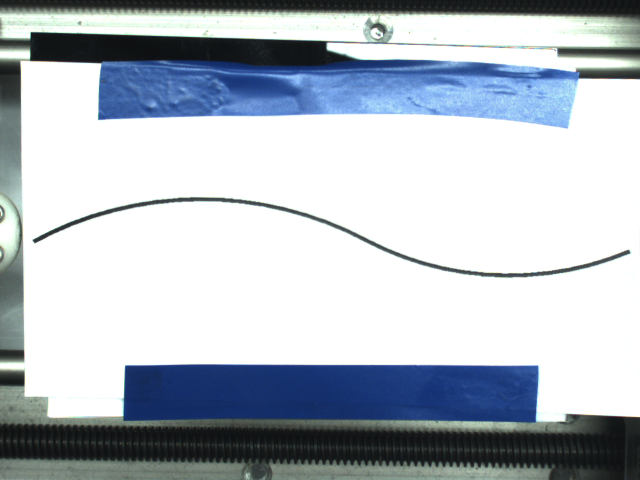
#> input picture data/Curvature_experiment_11-15-19/80mm_70mm.png, 1280 x 960 px, found by its file name (shown at 1/2 size)
$ python image_processing.py ../data/Curvature_experiment_11-15-19/80mm_70mm.png
#> lines starting #> are read from the running program, lines starting #| are printed output that depends on the picture; after the words box and inside, x2 and y2 are one past the last pixel; in counts of white or black regions, pixels touching at a corner belong together
### src/BSpline1D.py
'''
Created on Jan 2, 2020

@author: Dimitri Lezcano

@summary: Class in order to fit a B-Spline to data smoothly
'''
import numpy as np
import scipy.interpolate as interp
from scipy.integrate import quad
from warnings import warn


class BSpline1D():
    '''
    BSpline 1-D
    '''

    def __init__( self, x: np.ndarray, y: np.ndarray, k: int = 3, xb: float = None,
                  xe: float = None, w: np.ndarray = None ):
        '''
        Returns an interpolator that uses 0 knots and instead scales the values
        between 0 and 1
        '''
        self.__x = x
        self.__y = y
        self.__qmin = x.min()
        self.__qmax = x.max()
        self.__tck = interp.splrep( self._scale( x ), y,
                                  w = w, xb = xb, xe = xe, k = k, t = [0.25, .5, 0.75] )

    # __init__

#================= PROPERTIES =======================
    @property
    def qmin( self ):
        return self.__qmin

    # property getter: qmin

    # [9 lines left out: function qmin, not called in this run]

        # else

    # property setter: qmin

    @property
    def qmax( self ):
        return self.__qmax

    # property getter: qmax

    # [9 lines left out: function qmax, not called in this run]

        # else

    # property setter: qmin

    @property
    def tck( self ):
        return self.__tck

    # property getter: tck

    # [9 lines left out: function tck, not called in this run]

        # else

    # property setter: tck

    @property
    def x( self ):
        return self.__x

    # property getter: x

    # [9 lines left out: function x, not called in this run]

        # else

    # property setter: x

    @property
    def y( self ):
        return self.__y

    # property getter: y

    # [9 lines left out: function y, not called in this run]

        # else

    # property setter: x

#================= METHODS =======================

    def __call__( self, x , der: int = 0 ):
        """ Return the function's output for a specific derivative """

        return interp.splev( self._scale( x ), self.tck, der = der, ext = 0 )

    # __call__

    def _scale( self, data: np.ndarray ):
        """ Scale the input to 0 and 1 """
        if self.qmin == self.qmax:
            retval = np.ones( data.shape )

        # if

        else:
            retval = ( data - self.qmin ) / ( self.qmax - self.qmin )

        # else

        if np.any( retval > 1 ) or np.any( retval < 0 ):
            warn( f"Scaling data is out of the range of the bounding box: [{self.qmin},{self.qmax}]" )

        # if

        return retval

    # _scale

    # [4 lines left out: function arclength, not called in this run]

    # arclength

    def eval_unscale ( self, x: np.ndarray, der: int = 0 ):
        """Evaluated the spline without scaling """
        return interp.splev( x, self.tck, der = der, ext = 0 )

    # eval_unscale

    # [9 lines left out: function deriv_x, not called in this run]

    # deriv_x

    def integrate( self, a: float, b: float, der: int = 0 ):
        """ Not implemented """
        raise NotImplementedError( 'integrate is not impleemented' )

    # integrate

    # [12 lines left out: function unscale, not called in this run]

    # unscale

# BSpline1D

### src/image_processing.py
import cv2
import numpy as np
from skimage.morphology import skeletonize
import sys, os
from scipy.interpolate import splrep, splev, CubicSpline
from scipy.integrate import quad
from scipy.optimize import fsolve, leastsq, minimize, Bounds
from matplotlib.pyplot import draw
import matplotlib.pyplot as plt
import re
from BSpline1D import BSpline1D
# import scipy


def smooth_data ( Y, window, iterations = 1 ):
	retval = Y.copy()

	for k in range( iterations ):
		tmp = []
		for i in range( len( Y ) ):
			lidx = i - window
			uidx = i + window + 1
			if lidx < 0:
				lidx = 0

			if uidx > len( retval ):
				uidx = len( retval )

			tmp.append( np.mean( retval[lidx: uidx] ) )

		# for

		retval = np.array( tmp )

	# for

	return retval

# smooth_data


def load_image( filename ):
	img = cv2.imread( filename, cv2.IMREAD_COLOR )
	gray_image = cv2.cvtColor( img, cv2.COLOR_BGR2GRAY )

	return img, gray_image


# [11 lines left out: function set_ROI, not called in this run]

# set_ROI


def set_ROI_box( image, crop_area ):
	""" Sets a box around the region of interest and returns what is
		in the box

		crop = (top_leftX, top_leftY, bottom_rightX, bottom_rightY)
	"""
	tlx, tly, brx, bry = crop_area

	cropped_image = image[tly:bry, tlx:brx]

	return cropped_image

# set_ROI_box


# [162 lines left out: functions binary, saturate_img, gen_kernel, blackout_regions, canny_edge_detection, not called in this run]


def get_centerline( edge_image ):
	# [10 lines of commented-out code are left out]
	binary = np.copy( edge_image ) / 255
	skeleton = skeletonize( binary )
	skeleton = skeleton.astype( np.uint8 ) * 255

	return skeleton


def stitch( canny_img, binary_img ):
	binary_nonzero = np.argwhere( binary_img )  # find all nonzero indices

	# sort by x-coordinate
	binary_nonzero = sorted( binary_nonzero, key = lambda element: element[1] )
	binary_nonzero = np.asarray( binary_nonzero )  # convert back to numpy array

	canny_nonzero = np.argwhere( canny_img )  # find all nonzero indices
	canny_max_idx = np.argmax( canny_nonzero[:, 1] )  # find the index of rightmost point
	canny_max = canny_nonzero[canny_max_idx][1]  # find the index in original image

	stitch_img = np.copy( canny_img )
	# find where rightmost point stops in binary image
	binary_start = np.argwhere( binary_nonzero[:, 1] == canny_max )[0][0]

	# add binary_img points to stitch_img
	for b in range( binary_start, binary_nonzero.shape[0] ):
		coord = binary_nonzero[b]
		stitch_img[coord[0], coord[1]] = 255

	return stitch_img

# stitch


# [74 lines left out: functions find_param_along_poly, find_param_along_bspline, find_param_along_poly_con, find_param_along_spline, arclength, arclength_spline, not called in this run]

# arclength_spline


def xycenterline( centerline_img ):
	N_rows, N_cols = np.shape( centerline_img )

	x = np.arange( N_cols )  # x-coords
	y = N_rows * np.ones( N_cols )  # y-coords
	y = np.argmax( centerline_img, 0 )

	x = x[y[:len( x )] > 0]
	y = y[y > 0]

	return x, y[:len( x )]

# xycenterline


# [65 lines left out: functions find_active_areas, find_active_areas_bspline, fit_polynomial, not called in this run]

# fit_polynomial


def fit_spline( centerline_img ):
	N_rows, N_cols = np.shape( centerline_img )

	x = np.arange( N_cols )  # x-coords
	y = N_rows * np.ones( N_cols )  # y-coords
	y = np.argmax( centerline_img, 0 )

	x = x[y > 0]
	y = y[y > 0]

# 	spline = splrep( x, y  )
	spline = CubicSpline( x, y, bc_type = "natural" )

	return spline, x

# fit_spline


# [6 lines left out: function fit_Bspline, not called in this run]

# fit_Bspline


def fit_Bspline_img( centerline_img, deg ):
	""" Fits a BSpline to the centerline image """
	_, N_cols = np.shape( centerline_img )

	x = np.arange( N_cols - 10 )  # x-coords
# 	y = N_rows * np.ones( N_cols )  # y-coords
	y = np.argmax( centerline_img, 0 )

	x = x[y[:len( x )] > 0]
	y = y[y > 0]

	bspline = BSpline1D( x, y[:len( x )], k = deg )

	return bspline, x

# fit_Bspline_img


# [25 lines left out: functions find_curvature, find_spline_curvature, not called in this run]

# find_spline_curvature


def fit_circle_raw_curvature( y, x, x_int, width: float ):
	k = []
	for xi in x_int:
		idxs = np.abs( x - xi ) <= width
		x_window = x[idxs]
		y_window = y[idxs]

		xm = np.mean( x_window )
		ym = np.mean( y_window )

		calcdist = lambda xc, yc: np.sqrt( ( x_window - xc ) ** 2 + ( y_window - yc ) ** 2 )
		costfn = lambda c: np.abs( calcdist( *c ) - np.mean( calcdist( *c ) ) )

		c2, ier = leastsq( costfn , ( xm, ym ) )
		R = np.mean( calcdist( *c2 ) )
		if c2[1] - ym < 0:
			R *= -1

		k.append( 1 / R )

	# for

	return np.array( k )

# fit_circle_raw_curvature


# [204 lines left out: functions fit_integral_curvature, fit_integral_curvature_callable, fit_adaptive_circle_curvature, not called in this run]

	# for

# fit_adaptive_circle_curvature


def fit_circle_curvature( p, x, x_int, width: float , dx: float = -1 ):
	""" Function to find the curvature of a function by circle fitting

		@param p: the function (callable) of the curve

		@param x: the x values in the of the whole polynomial

		@param x_int: the x values that we are interested in

		@param width: the width of the fitting window

		@return: numpy array of curvatures for the associated 'x_ints'

	"""

	k = []
	for xi in x_int:
		if dx > 0:
			xlow = max( [xi - width, x.min()] )
			xhi = min( [xi + width, x.max()] )
			x_window = np.arange( xlow, xhi, dx )

		# if

		else:
			x_window = x[np.abs( x - xi ) <= width]

		# else

		y_window = p( x_window )

		xm = np.mean( x_window )
		ym = np.mean( y_window )

		calcdist = lambda xc, yc: np.sqrt( ( x_window - xc ) ** 2 + ( y_window - yc ) ** 2 )
		costfn = lambda c: np.abs( calcdist( *c ) - np.mean( calcdist( *c ) ) )

		c2, ier = leastsq( costfn , ( xm, ym ) )
		R = np.mean( calcdist( *c2 ) )
		if c2[1] - ym < 0:
			R *= -1

		k.append( 1 / R )

	# for

	return np.array( k )

# fit_circle_curvature


# [47 lines left out: function find_active_areas_poly, not called in this run]

# find_active_areas_poly


def plot_func_image( img, func, x , intf = plt ):
	y = func( x )
	tempfile = "../Output/temporary_img.png"
	result = cv2.imwrite( tempfile, img )

	if not result:
		raise OSError( "Image file was not written." )

	img = plt.imread( tempfile )
	os.remove( tempfile )

	intf.imshow( img , cmap = "gray" )
	intf.plot( x, y , 'm-' )
	# intf.title( "Plot of function on image" )
# 	plt.show()

# plot_func_image


# [20 lines left out: function plot_spline_image, not called in this run]
# 	plt.show()

# plot_spline_image


def main():

	filename = '80mm_70mm.png'
	directory = '../Test Images/Curvature_experiment_11-15-19/'
	pix_per_mm = 8.85
	crop_area = ( 84, 250, 1280, 715 )

	# params
	polfit = 3
	circle_curv_win = 35 * pix_per_mm
	smooth_window = 25

	# metadata processing
	pattern = r'([0-9]+)mm_([0-9]+)mm.png'
	result = re.search( pattern, filename )
	act_R1, act_R2 = result.groups()
	act_R1 = float( act_R1 )
	act_R2 = -float( act_R2 )

	# output stuff
	outdir = "../Output/Curvature Fitting/2 Circle Window Fitting/"
	base_name = "circwin_{}mm_{:.0f}mm_{:.0f}mm".format( circle_curv_win / pix_per_mm,
														 np.abs( act_R1 ), np.abs( act_R2 ) )
	outshape = outdir + base_name + '_shape.png'
	outcurv = outdir + base_name + '.png'

	x_ignore = ( 450, 800 )

	img, gray_image = load_image( directory + filename )
#> in load_image, img is the input picture: shape (960, 1280, 3); mean B, G, R 195.9, 187.5, 179.7
#> in load_image, `gray_image = cv2.cvtColor( img, cv2.COLOR_BGR2GRAY )`:
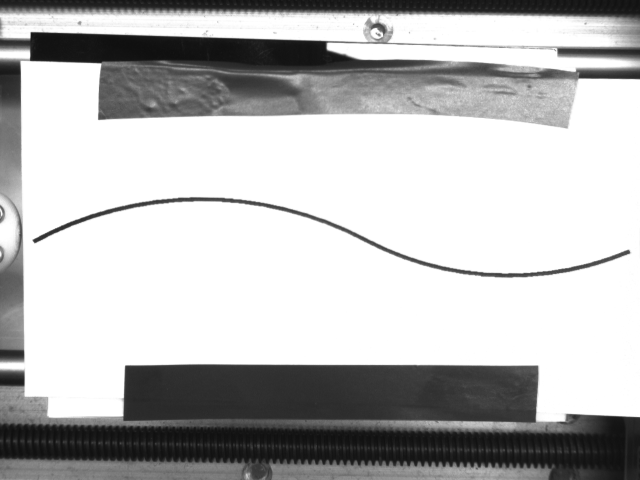
#> gray_image: shape (960, 1280) (shown at 1/2 size); min 13, max 255, mean 186.1

	crop_img = set_ROI_box( gray_image, crop_area )
#> in set_ROI_box, `cropped_image = image[tly:bry, tlx:brx]`:
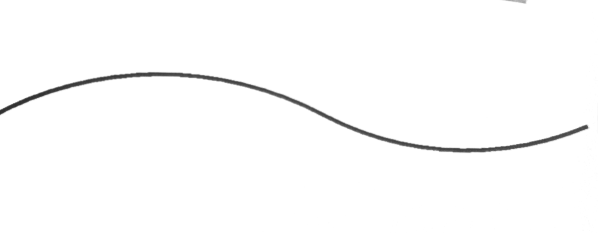
#> cropped_image: shape (465, 1196) (shown at 1/2 size); min 44, max 255, mean 251.8
# 	cv2.imshow( "Cropped Image", crop_img )

	binary_img = cv2.threshold( crop_img, 100, 255, cv2.THRESH_BINARY_INV )[1]
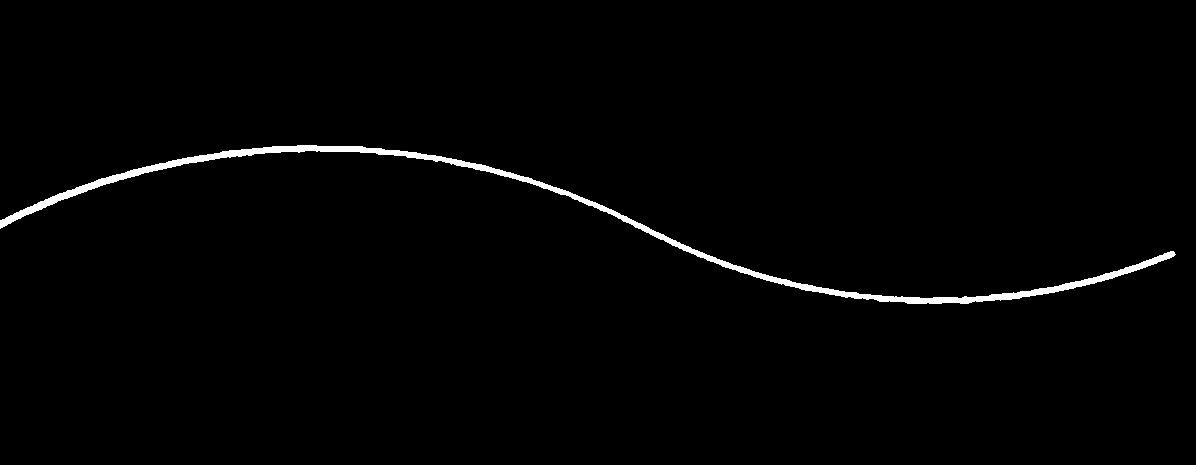
#> binary_img: shape (465, 1196); 1.3% white; 1 white region, box (x1, y1, x2, y2) and area: (0, 145, 1176, 304) 7327
# 	cv2.imshow( "Binarized Image", binary_img )

# 	canny_edges = canny_edge_detection( crop_img )
	skeleton = get_centerline( binary_img )
#> in get_centerline, `skeleton = skeletonize( binary )`:
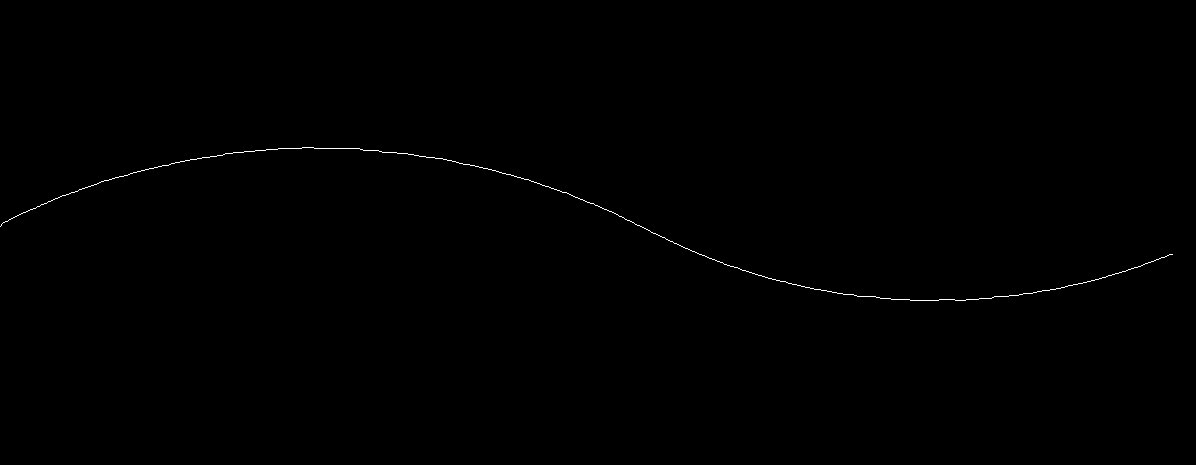
#> skeleton: shape (465, 1196) bool; 0.21% white in thin lines or dots, all inside (x1, y1, x2, y2) = (0, 147, 1173, 301)
# 	cv2.imshow( "Skeletonized image", skeleton )
# 	cv2.waitKey( 0 )

	stitch_img = stitch( skeleton, binary_img )
#> in stitch, `binary_nonzero = np.argwhere( binary_img )`: binary_nonzero = 7327 pairs, first value 145 to 303, second value 0 to 1175
#> in stitch, `canny_nonzero = np.argwhere( canny_img )`: canny_nonzero = 1174 pairs, first value 147 to 300, second value 0 to 1172
#> in stitch, `canny_max_idx = np.argmax( canny_nonzero[:, 1] )`: canny_max_idx = 706
#> in stitch, `canny_max = canny_nonzero[canny_max_idx][1]`: canny_max = 1172
#> in stitch, `binary_start = np.argwhere( binary_nonzero[:, 1] == canny_max )[0][0]`: binary_start = 7310
#> the loop in stitch, `for b in range( binary_start, binary_nonzero.shape[0] ):` made 17 passes
#> coord on passes 1 to 8: [251, 1172], [252, 1172], [253, 1172], [254, 1172], [255, 1172], [256, 1172], [251, 1173], [252, 1173]

	print( 'fitting the polynomial' )
# 	poly, x = fit_polynomial( skeleton, 15 )
	bspline, x = fit_Bspline_img( skeleton, polfit )
#> in fit_Bspline_img, `y = np.argmax( centerline_img, 0 )`: y = 1196 values, max 300 at index 910, min 0 at index 1173, mean 217.1
#> in fit_Bspline_img, `x = x[y[:len( x )] > 0]`: x = 1173 values from 0 to 1172
#> in fit_Bspline_img, `y = y[y > 0]`: y = 1173 values, max 300 at index 910, min 147 at index 302, mean 221.4
#> in _scale, `retval = ( data - self.qmin ) / ( self.qmax - self.qmin )`: retval = 1173 values from 0 to 1
#> x = 1173 values from 0 to 1172
	xc, yc = xycenterline( skeleton )
#> in xycenterline, `y = np.argmax( centerline_img, 0 )`: y = 1196 values, max 300 at index 910, min 0 at index 1173, mean 217.1
#> in xycenterline, `x = x[y[:len( x )] > 0]`: x = 1173 values from 0 to 1172
#> in xycenterline, `y = y[y > 0]`: y = 1173 values, max 300 at index 910, min 147 at index 302, mean 221.4
#> xc = 1173 values from 0 to 1172; yc has the same summary as y in xycenterline
	s, _ = fit_spline( skeleton )
#> in fit_spline, `y = np.argmax( centerline_img, 0 )`: y = 1196 values, max 300 at index 910, min 0 at index 1173, mean 217.1
#> in fit_spline, `x = x[y > 0]`: x = 1173 values from 0 to 1172
#> in fit_spline, `y = y[y > 0]`: y = 1173 values, max 300 at index 910, min 147 at index 302, mean 221.4

# [35 lines of commented-out code are left out]
	R_pcirc = fit_circle_curvature( bspline, x, x, circle_curv_win ) * pix_per_mm
#> the loop in fit_circle_curvature, `for xi in x_int:` made 1173 passes
#> (xm, ym, c2, ier, R) on passes 1 to 3: (154.5, 173, [347.3, 949.2], 1, 805.1), (155, 172.9, [346.9, 947.8], 1, 803.7), (155.5, 172.8, [346.5, 946.5], 1, 802.3)
#> after the loop in fit_circle_curvature, `for xi in x_int:`: k = 1173 values, max 0.0015 at index 221, min -0.00176 at index 1002, mean 6.1e-05
#> R_pcirc = 1173 values, max 0.0133 at index 221, min -0.0156 at index 1002, mean 0.00054
# 	R_scirc = 1 / fit_circle_curvature( s, x, x, circle_curv_win ) / pix_per_mm
	R_raw = fit_circle_raw_curvature( yc, xc, xc, circle_curv_win ) * pix_per_mm
#> the loop in fit_circle_raw_curvature, `for xi in x_int:` made 1173 passes
#> (xm, ym, ier, R) on passes 641 to 648: (640, 225.6, 1, -24819.2), (641, 225.9, 1, -20210.9), (642, 226.1, 1, -17055.5), (643, 226.4, 1, -14751.3), (644, 226.6, 1, -12997.4), (645, 226.9, 1, -11617.9), (646, 227.1, 1, -10528.1), (647, 227.4, 1, -9626)

	iterations = 1
	Rpc_mean = smooth_data( R_pcirc, smooth_window , iterations = iterations )
# 	Rp_mean = smooth_data ( R_poly, window , iterations = iterations )
# 	Rsc_mean = smooth_data( R_scirc, window , iterations = iterations )
	Rraw_mean = smooth_data ( R_raw, smooth_window, iterations = iterations )

	ax = plt.figure()
	plt.xlabel( "x (px)" )
	plt.ylabel( "Curvature (1/mm)" )

	plt.plot( x, R_pcirc , label = "Circle-bspline, no smooth" )
	plt.plot( x, Rpc_mean , label = "Circle-bspline, {}px smooth, {} iters.".format( smooth_window, iterations ) )

# 	plt.plot( x, R_poly, label = "Polynomial, no smooth" )
# 	plt.plot( x, Rp_mean, label = "Polynomial, {}px smooth, {} iters.".format( window, iterations ) )

	plt.plot( xc, R_raw, label = "Circle-raw, no smooth" )
# 	plt.plot( x, Rraw_mean, label = "Circle-raw, {}px smooth, {} iters.".format( window, iterations ) )

# 	plt.plot( x, R_scirc, label = "Circle-spline, no smooth" )
# 	plt.plot( x, Rsc_mean , label = "Circle-spline, {}px smooth, {} iters.".format( window, iterations ) )

	# boundary lines
	plt.axvline( x_ignore[0], color = 'k' )
	plt.axvline( x_ignore[1], color = 'k' )

	# actual values
	plt.plot( [np.min( x ), x_ignore[0]], [1 / act_R1, 1 / act_R1], 'r', label = "R1: {}mm".format( act_R1 ) )
	plt.plot( [x_ignore[1], np.max( x )], [1 / act_R2, 1 / act_R2], 'r', label = "R2: {}mm".format( act_R2 ) )

# 	plt.ylim( -120, 120 )
	plt.title( f"Curvature vs. x: Circle Window ({circle_curv_win/pix_per_mm})mm, Poly fit ({polfit})" )
	plt.legend()
	plt.savefig( outcurv )
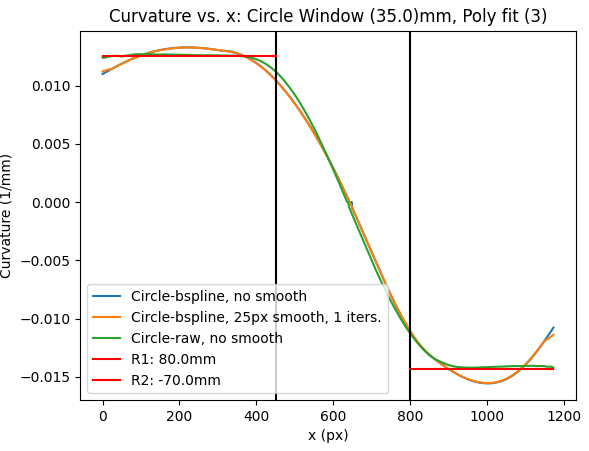
#> figure drawn by matplotlib, 1 panel; curve peaks at x = 221, y = 0.0133; curve peaks at x = 221, y = 0.0133; curve peaks at x = 120, y = 0.0127

	plt.figure()
	plot_func_image( crop_img, bspline, x )
	plt.title( f"Shape plot: Poly Fit ({polfit})" )
	plt.savefig( outshape )
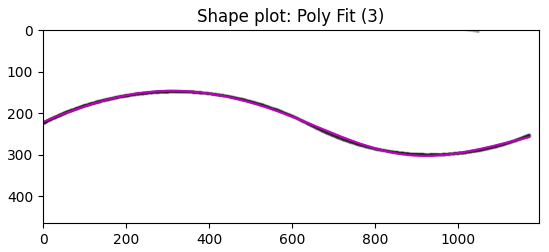
#> figure drawn by matplotlib, 1 panel

# 	plt.figure()
# 	plot_spline_image( crop_img, s, x )

# 	cv2.waitKey( 0 )
	plt.show()
	cv2.destroyAllWindows()

	print( filename )

	# [10 lines of commented-out code are left out]
	mean_Rpc1 = np.mean( R_pcirc[x < x_ignore[0]] )
	max_Rpc1 = np.max( R_pcirc[x < x_ignore[0]] )
	min_Rpc1 = np.min( R_pcirc[x < x_ignore[0]] )
	std_Rpc1 = np.std( R_pcirc[x < x_ignore[0]] )

	mean_Rpc2 = np.mean( R_pcirc[x > x_ignore[1]] )
	max_Rpc2 = np.max( R_pcirc[x > x_ignore[1]] )
	min_Rpc2 = np.min( R_pcirc[x > x_ignore[1]] )
	std_Rpc2 = np.std( R_pcirc[x > x_ignore[1]] )

	# circle-raw statistics
	mean_Rpr1 = np.mean( R_raw[xc < x_ignore[0]] )
	max_Rpr1 = np.max( R_raw[xc < x_ignore[0]] )
	min_Rpr1 = np.min( R_raw[xc < x_ignore[0]] )
	std_Rpr1 = np.std( R_raw[xc < x_ignore[0]] )

	mean_Rpr2 = np.mean( R_raw[xc > x_ignore[1]] )
	max_Rpr2 = np.max( R_raw[xc > x_ignore[1]] )
	min_Rpr2 = np.min( R_raw[xc > x_ignore[1]] )
	std_Rpr2 = np.std( R_raw[xc > x_ignore[1]] )

# [9 lines of commented-out code are left out]

	print( "Circle-Polynomial Statistics" )
	print( "Region 1" )
	print( "Mean k: {:.3f}\nMax k: {:.3f}\nMin k: {:.3f}\nStd k: {:.3f}".format(
					mean_Rpc1, max_Rpc1, min_Rpc1, std_Rpc1 ) )
#| Mean k: 0.013
#| Max k: 0.013
#| Min k: 0.011
#| Std k: 0.001
	print()
	print( "Region 2" )
	print( "Mean k: {:.3f}\nMax k: {:.3f}\nMin k: {:.3f}\nStd k: {:.3f}".format(
					mean_Rpc2, max_Rpc2, min_Rpc2, std_Rpc2 ) )
#| Mean k: -0.014
#| Max k: -0.011
#| Min k: -0.016
#| Std k: 0.001
	print()

	print( "Circle-Raw Statistics" )
	print( "Region 1" )
	print( "Mean k: {:.3f}\nMax k: {:.3f}\nMin k: {:.3f}\nStd k: {:.3f}".format(
					mean_Rpr1, max_Rpr1, min_Rpr1, std_Rpr1 ) )
#| Mean k: 0.013
#| Max k: 0.013
#| Min k: 0.011
#| Std k: 0.000
	print()
	print( "Region 2" )
	print( "Mean k: {:.3f}\nMax k: {:.3f}\nMin k: {:.3f}\nStd k: {:.3f}".format(
					mean_Rpr2, max_Rpr2, min_Rpr2, std_Rpr2 ) )
#| Mean k: -0.014
#| Max k: -0.011
#| Min k: -0.014
#| Std k: 0.001
	print()

# main


# [48 lines left out: functions main_test_spline, main_error, not called in this run]

# main_error


if __name__ == '__main__':
# 	main(sys.argv[1:])
	main()
# 	main_error()
